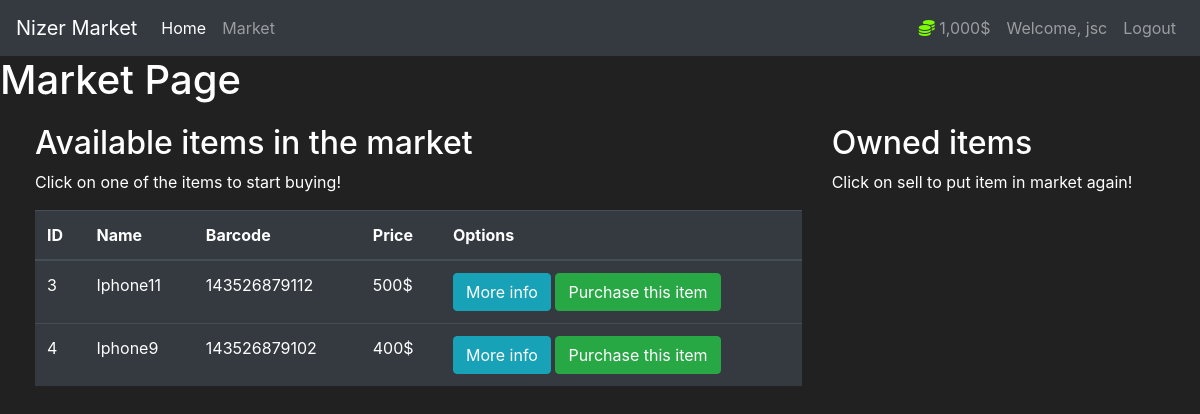
The app's page /market (signed in) with its own data.
### market/models.py (models this page shows, shortened)
class User(db.Model, UserMixin):
    id = db.Column(db.Integer(), primary_key=True)
    username = db.Column(db.String(length=30), nullable=False, unique=True)
    email_address = db.Column(db.String(length=50), nullable=False, unique=True)
    password_hash = db.Column(db.String(length=60), nullable=False)
    budget = db.Column(db.Integer(), nullable=False, default=1000)
    items = db.relationship('Item', backref='owned_user', lazy=True)
    @property
    def prettier_budget(self):
        if len(str(self.budget)) >=4:
            return f'{str(self.budget)[:-3]},{str(self.budget)[-3:]}$'
        else:
            return f'{self.budget}$'
    @property
    def password(self):
        return self.password

class Item(db.Model):
    id = db.Column(db.Integer(), primary_key=True)
    name = db.Column(db.String(length=30), nullable=False, unique=True)
    price = db.Column(db.Integer(), nullable=False)
    barcode = db.Column(db.String(length=12), nullable=False, unique=True)
    description = db.Column(db.String(length=1000), nullable=False, unique=True)
    owner = db.Column(db.Integer(), db.ForeignKey('user.id'))

### market/routes.py (the view, shortened to what this page needs)
@app.route('/market', methods=['Get', 'Post'])
@login_required
def market_page():
    purchase_form = PurchaseItemForm()
    selling_form = SellItemForm()
    if request.method == "GET":
        items = Item.query.filter_by(owner=None)
        owned_items = Item.query.filter_by(owner=current_user.id)
        return render_template('market.html', items=items, purchase_form=purchase_form, owned_items=owned_items, selling_form=selling_form)

### market/models.py (called while the page is built)
@login_manager.user_loader
def load_user(user_id):
    return User.query.get(int(user_id))

### market/templates/market.html (shortened to what this page needs)
{% extends 'base.html' %}
{% block content %}
<h1>Market Page</h1>
<div class="row" style="margin-top: 20px; margin-left: 20px;">
   <div class="col-8">
      <h2>Available items in the market</h2>
      <p>Click on one of the items to start buying!</p>
      <table class="table table-hover table-dark">
         <thead>
            <tr>
               <th scope="col">ID</th>
               <th scope="col">Name</th>
               <th scope="col">Barcode</th>
               <th scope="col">Price</th>
               <th scope="col">Options</th>
            </tr>
         </thead>
         <tbody>
            {% for item in items %}
            <tr>
               <td>{{ item.id }}</td>
               <td>{{ item.name }}</td>
               <td>{{ item.barcode }}</td>
               <td>{{ item.price }}$</td>
               <td>
                  <button class="btn btn-outline btn-info" data-toggle="modal" data-target="#exampleModalLong-{{ item.id }}">More info</button>
                  <button class="btn btn-outline btn-success" data-toggle="modal" data-target="#PurchaseConfirm-{{ item.id }}">Purchase this item</button>
               </td>
            </tr>
            {% endfor %}
         </tbody>
      </table>
   </div>
   <div class="col-4">
      <h2>Owned items</h2>
      <p>Click on sell to put item in market again!</p>
   </div>
</div>
{% endblock %}

### market/templates/base.html (shortened to what this page needs)
<!doctype html>
<html lang="en">
   <head>
      <link rel="stylesheet" href="https://cdn.jsdelivr.net/npm/bootstrap@4.5.3/dist/css/bootstrap.min.css">
   </head>
   <body>
        <nav class="navbar navbar-expand-md navbar-dark bg-dark">
            <a class="navbar-brand" href="#">Nizer Market</a>
            <div class="collapse navbar-collapse" id="navbarNav">
                <ul class="navbar-nav mr-auto">
                    <li class="nav-item active">
                        <a class="nav-link" href="{{ url_for('home_page') }}">Home <span class="sr-only">(current)</span></a>
                    </li>
                    <li class="nav-item">
                        <a class="nav-link" href="{{ url_for('market_page') }}">Market</a>
                    </li>
                </ul>
                {% if current_user.is_authenticated %}
                    <ul class="navbar-nav">
                        <li class="nav-item">
                            <a class="nav-link">
                                <i class="fas fa-coins" style="color: lawngreen; font-weight: bold;"></i>
                                {{ current_user.prettier_budget }}
                            </a>
                        </li>
                        <li class="nav-item">
                            <a class="nav-link">Welcome, {{ current_user.username }}</a>
                        </li>
                        <li class="nav-item">
                            <a class="nav-link" href="{{ url_for('logout_page') }}">Logout</a>
                        </li>
                    </ul>
                {% endif %}
            </div>
        </nav>
        {% block content %}
        {% endblock %}
   </body>
</html>

### market/templates/base.html (style rules this page uses)
body { background-color: #212121; color: white }

### records on screen
User: prettier_budget "1,000$", username "jsc"
Item: id "3", name "Iphone11", barcode "143526879112", price "500"
Item: id "4", name "Iphone9", barcode "143526879102", price "400"
